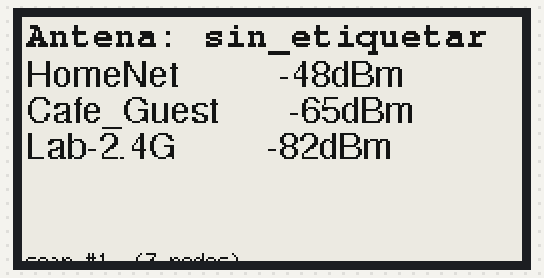
Bench run of a program on a simulated ESP32. Parts: 250×122 one-colour display. A WiFi scan finds three made-up networks; what the program prints to the serial monitor is not drawn.

Above: at 5.4 s.
At 36.1 s:
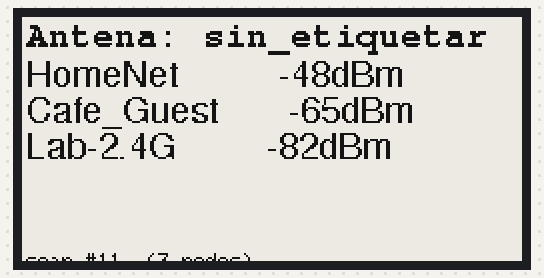

The program:

main.cpp
```cpp
/**
 * ESP32 Wi-Fi Antenna Analyzer — Modo standalone con pantalla e-paper
 * --------------------------------------------------------------------
 * Firmware independiente del principal (firmware/esp32_wifi_scanner):
 * no envía nada por Serial en JSON, sino que escanea Wi-Fi
 * periódicamente y muestra las redes con mejor señal directamente en
 * una pantalla Waveshare 2.13" e-Paper HAT V3 (blanco y negro,
 * controlador SSD1680). Pensado para medir en campo sin necesitar el
 * portátil conectado: solo ESP32 + pantalla + batería.
 *
 * Ver README.md de esta carpeta para el cableado y para qué hacer si
 * tu pantalla es V2/V4 en vez de V3, o la variante tricolor (B).
 */

#include <Arduino.h>
#include <WiFi.h>

#include <algorithm>
#include <vector>

#include <GxEPD2_BW.h>
#include <Fonts/FreeMonoBold9pt7b.h>
#include <Fonts/FreeSans9pt7b.h>

#include "config.h"

namespace {

GxEPD2_BW<GxEPD2_213_BN, GxEPD2_213_BN::HEIGHT> g_display(
    GxEPD2_213_BN(config::kPinCs, config::kPinDc, config::kPinRst, config::kPinBusy));

unsigned long g_last_scan_time_ms = 0;
unsigned long g_scan_count = 0;

struct NetworkEntry {
  String ssid;
  int32_t rssi;
};

bool RssiDescending(const NetworkEntry& a, const NetworkEntry& b) {
  return a.rssi > b.rssi;
}

/// Escanea y devuelve las redes ordenadas de mejor a peor señal.
/// No incluye MAC/canal/seguridad (a diferencia del firmware
/// principal): en pantalla solo cabe SSID + RSSI con esta resolución.
std::vector<NetworkEntry> ScanNetworksSortedByRssi() {
  std::vector<NetworkEntry> networks;

  const int network_count =
      WiFi.scanNetworks(/*async=*/false, config::kShowHiddenNetworks);
  if (network_count <= 0) {
    WiFi.scanDelete();
    return networks;  // vacío: 0 redes, o -1/-2 = error de escaneo
  }

  networks.reserve(network_count);
  for (int i = 0; i < network_count; ++i) {
    NetworkEntry entry;
    entry.ssid = WiFi.SSID(i);
    if (entry.ssid.isEmpty()) {
      entry.ssid = "(oculta)";
    }
    entry.rssi = WiFi.RSSI(i);
    networks.push_back(entry);
  }
  WiFi.scanDelete();

  std::sort(networks.begin(), networks.end(), RssiDescending);
  return networks;
}

/// Recorta un SSID a `max_len` caracteres para que quepa en pantalla,
/// añadiendo "…" si se ha recortado.
String TruncateSsid(const String& ssid, size_t max_len) {
  if (ssid.length() <= max_len) {
    return ssid;
  }
  return ssid.substring(0, max_len - 1) + ".";
}

void DrawScreen(const std::vector<NetworkEntry>& networks) {
  g_display.fillScreen(GxEPD_WHITE);
  g_display.setTextColor(GxEPD_BLACK);

  g_display.setFont(&FreeMonoBold9pt7b);
  g_display.setCursor(2, 14);
  g_display.print("Antena: ");
  g_display.print(config::kAntennaLabel);

  g_display.setFont(&FreeSans9pt7b);
  int y = 34;
  const size_t shown =
      std::min(networks.size(), static_cast<size_t>(config::kMaxNetworksShown));

  if (shown == 0) {
    g_display.setCursor(2, y);
    g_display.print("Sin redes detectadas");
  }
  for (size_t i = 0; i < shown; ++i) {
    g_display.setCursor(2, y);
    const String ssid = TruncateSsid(networks[i].ssid, 15);
    g_display.printf("%-15s %4ddBm", ssid.c_str(), static_cast<int>(networks[i].rssi));
    y += 18;
  }

  g_display.setFont(nullptr);
  g_display.setCursor(2, g_display.height() - 4);
  g_display.printf("scan #%lu  (%u redes)", g_scan_count,
                    static_cast<unsigned>(networks.size()));
}

/// Redibuja la pantalla completa. `full_refresh` fuerza un refresco
/// completo (más lento, sin "fantasmas"); si no, usa refresco parcial
/// (rápido, pero acumula rastro con el tiempo — ver kFullRefreshEvery
/// en config.h).
void RefreshDisplay(const std::vector<NetworkEntry>& networks, bool full_refresh) {
  if (full_refresh) {
    g_display.setFullWindow();
  } else {
    g_display.setPartialWindow(0, 0, g_display.width(), g_display.height());
  }

  g_display.firstPage();
  do {
    DrawScreen(networks);
  } while (g_display.nextPage());
}

}  // namespace

void setup() {
  Serial.begin(config::kBaudRate);
  delay(1000);

  WiFi.mode(WIFI_STA);
  WiFi.disconnect();
  delay(100);

  g_display.init(115200, /*initial=*/true);
  g_display.setRotation(1);  // panel nativo 122x250 (vertical) -> 250x122 horizontal

  Serial.println("# ESP32 Wi-Fi Antenna Analyzer (modo e-paper) - listo");
  Serial.print("# Antena configurada: ");
  Serial.println(config::kAntennaLabel);
}

void loop() {
  const unsigned long now = millis();
  if (g_last_scan_time_ms != 0 && (now - g_last_scan_time_ms) < config::kScanIntervalMs) {
    delay(50);
    return;
  }
  g_last_scan_time_ms = now;
  ++g_scan_count;

  const std::vector<NetworkEntry> networks = ScanNetworksSortedByRssi();

  const bool full_refresh =
      (g_scan_count == 1) || (g_scan_count % config::kFullRefreshEvery == 0);
  RefreshDisplay(networks, full_refresh);

  Serial.print("# scan ");
  Serial.print(g_scan_count);
  Serial.print(": ");
  Serial.print(networks.size());
  Serial.println(" redes");
}
```

config.h
```cpp
#pragma once

// Configuración del firmware standalone con pantalla e-paper.
// Ver README.md de esta carpeta para el cableado completo.

namespace config {

// --- Wi-Fi / escaneo (mismos valores que firmware/esp32_wifi_scanner) ---

constexpr unsigned long kBaudRate = 115200;
constexpr unsigned long kScanIntervalMs = 3000;  // más lento que el firmware
                                                  // principal: cada escaneo
                                                  // implica redibujar la
                                                  // pantalla, y el e-paper
                                                  // no tiene sentido
                                                  // refrescarlo cada 1s.
constexpr bool kShowHiddenNetworks = true;

// Nombre de la antena que se está probando. No hay forma de teclearlo
// en este firmware standalone (no depende de un PC ni de Serial para
// funcionar) — edítalo aquí y vuelve a subir el firmware antes de
// probar cada antena distinta.
constexpr const char* kAntennaLabel = "sin_etiquetar";

// --- Pantalla ---

// Cuántas redes (las de mejor señal) se muestran a la vez. La
// pantalla es de 250x122px; con la fuente usada caben ~5 líneas
// cómodamente sin apretar el texto.
constexpr int kMaxNetworksShown = 5;

// El refresco parcial deja rastro ("fantasmas") tras muchos
// ciclos, es una limitación conocida de los paneles e-paper con
// refresco parcial (recomendación habitual de Waveshare). Cada
// kFullRefreshEvery escaneos se fuerza un refresco completo (más
// lento, ~2s, pero limpia la pantalla del todo) en vez de parcial
// (~0.3s).
constexpr unsigned long kFullRefreshEvery = 10;

// --- Pines (ESP32 VSPI estándar, wiring recomendado por la librería
//     GxEPD2 para el HAT de Waveshare sobre un ESP32 DevKit) ---
//
//   Pantalla    ESP32
//   VCC      -> 3.3V   (¡nunca 5V!)
//   GND      -> GND
//   DIN/MOSI -> GPIO23 (VSPI MOSI, hardware SPI, no cambiar sin tocar
//                        también el código)
//   CLK/SCK  -> GPIO18 (VSPI SCK, ídem)
//   CS       -> GPIO5
//   DC       -> GPIO17
//   RST      -> GPIO16
//   BUSY     -> GPIO4
//
// CS/DC/RST/BUSY sí se pueden mover a otros GPIO libres si tu
// cableado lo necesita — basta con cambiar las constantes de abajo,
// no hace falta tocar main.cpp.
constexpr int kPinCs = 5;
constexpr int kPinDc = 17;
constexpr int kPinRst = 16;
constexpr int kPinBusy = 4;

}  // namespace config
```
